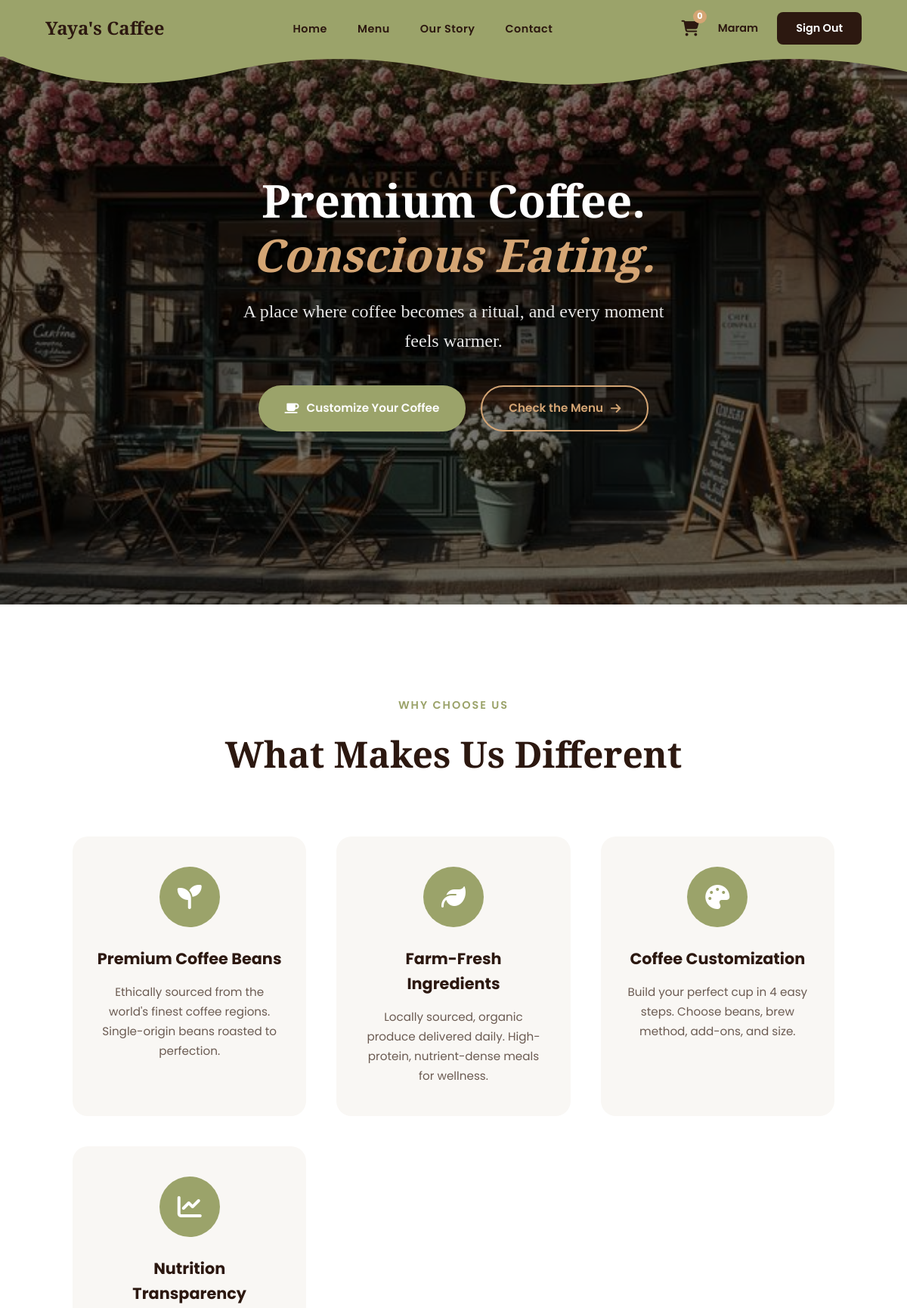
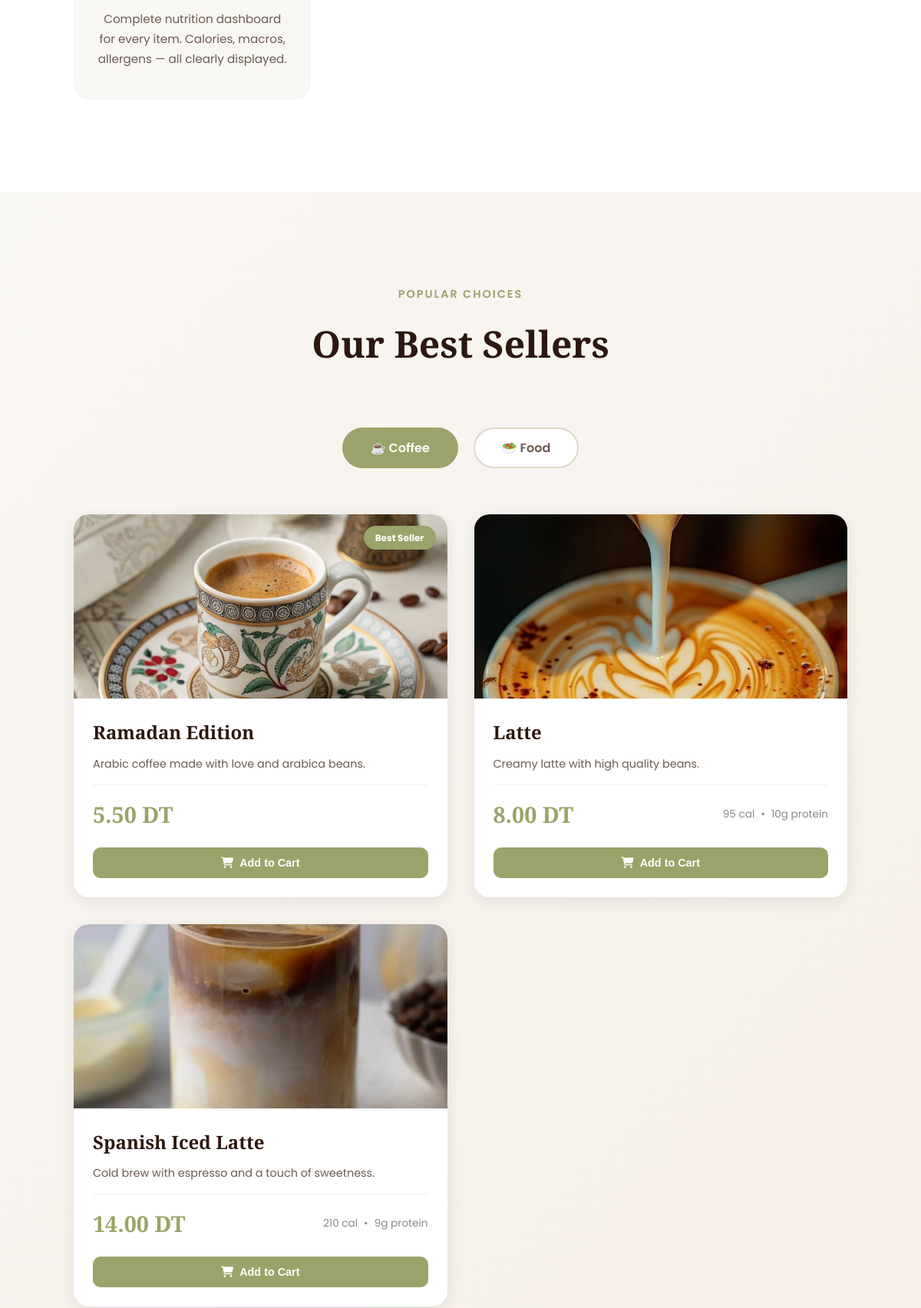
/ (signed in, upper part), run on the app's committed database (2 pictures, top to bottom).
### tables this page shows
CREATE TABLE `menu_items` (
  `id` int(11) NOT NULL,
  `name` varchar(100) NOT NULL,
  `category` enum('coffee','food') NOT NULL,
  `price` decimal(6,2) NOT NULL,
  `description` text DEFAULT NULL,
  `calories` int(11) DEFAULT 0,
  `protein` int(11) DEFAULT 0,
  `is_best_seller` tinyint(1) DEFAULT 0,
  `image_path` varchar(255) DEFAULT NULL,
  `created_at` timestamp NOT NULL DEFAULT current_timestamp()
);

### includes/auth.php (called while the page is built, shortened)
<?php
function isLoggedIn(): bool {
    return isset($_SESSION['user_id']);
}

### index.php (the view, shortened to what this page needs)
<?php
require_once 'includes/db.php';
require_once 'includes/auth.php';
$best_coffees = $pdo->query("SELECT * FROM menu_items WHERE category='coffee' AND is_best_seller=1 ORDER BY name LIMIT 3")->fetchAll();
if(count($best_coffees) < 3) {
    $ids   = array_column($best_coffees, 'id') ?: [0];
    $ph    = implode(',', array_fill(0, count($ids), '?'));
    $extra = $pdo->prepare("SELECT * FROM menu_items WHERE category='coffee' AND id NOT IN($ph) ORDER BY id LIMIT ?");
    $extra->execute([...$ids, 3 - count($best_coffees)]);
    $best_coffees = array_merge($best_coffees, $extra->fetchAll());
}
function sellerCard(array $item, string $cat): string {
    $img     = $item['image_path']
               ? '<img src="'.BASE_URL.htmlspecialchars($item['image_path']).'" alt="'.htmlspecialchars($item['name']).'">'
               : '<div style="width:100%;height:100%;background:#f0ebe4;display:flex;align-items:center;justify-content:center;font-size:3rem;">'.($cat==='coffee'?'☕':'🥗').'</div>';
    $badge   = $item['is_best_seller'] ? '<div class="card-badge">Best Seller</div>' : '';
    $cal     = $item['calories'] > 0 ? '<span>'.$item['calories'].' cal</span><span>•</span>' : '';
    $protein = $item['protein']  > 0 ? '<span>'.$item['protein'].'g protein</span>' : '';
    return '
    <div class="seller-card">
      <div class="card-image">'.$img.$badge.'</div>
      <div class="card-content">
        <h3>'.htmlspecialchars($item['name']).'</h3>
        <p>'.htmlspecialchars($item['description'] ?: ($cat==='coffee'?'Premium coffee crafted with care.':'Fresh and nutritious, made with love.')).'</p>
        <div class="card-meta">
          <span class="card-price">'.number_format($item['price'],2).' DT</span>
          <div class="card-nutrition">'.$cal.$protein.'</div>
        </div>
        <div class="card-actions">
          <button class="btn-buy" onclick="addToCart('.(int)$item['id'].', \''.htmlspecialchars($item['name'],ENT_QUOTES).'\', '.(float)$item['price'].', this)">
            <i class="fas fa-shopping-cart"></i> Add to Cart
          </button>
        </div>
      </div>
    </div>';
}
?>
<!DOCTYPE html>
<html lang="en">
<head>
  <link rel="stylesheet" href="style.css">
  <link rel="stylesheet" href="https://cdnjs.cloudflare.com/ajax/libs/font-awesome/6.4.0/css/all.min.css">
</head>
<body>
  <nav class="navbar" id="navbar">
    <div class="nav-inner">
      <a href="index.php" class="logo">Yaya's Caffee</a>
      <ul class="nav-links">
        <li><a href="index.php">Home</a></li>
        <li><a href="menu.php">Menu</a></li>
        <li><a href="dream.html">Our Story</a></li>
        <li><a href="contact.php">Contact</a></li>
      </ul>
      <div class="nav-right">
        <a href="cart.php" class="cart-icon">
          <i class="fa-solid fa-cart-shopping"></i>
          <span class="cart-count" id="cart-count">0</span>
        </a>
        <?php if(isLoggedIn()): ?>
          <span style="color:#2c1810;font-weight:600;font-size:0.9rem;"> <?= htmlspecialchars($_SESSION['first_name']) ?> </span>
          <a href="<?= BASE_URL ?>api/signout.php" class="btn-signin">Sign Out</a>
        <?php else: ?>
          <a href="signin.html" class="btn-signin">Sign In</a>
        <?php endif; ?>
      </div>
    </div>
    <svg class="navbar-wave" viewBox="0 0 1440 45" xmlns="http://www.w3.org/2000/svg" preserveAspectRatio="none">
      <path d="M0,0 C120,45 240,45 360,22 S600,0 720,22 S960,45 1080,22 S1320,0 1440,22 L1440,0 L0,0 Z" fill="#9ba36a"/>
    </svg>
  </nav>
  <section class="hero">
    <div class="hero-content">
      <h1>Premium Coffee.<br><em>Conscious Eating.</em></h1>
      <p class="hero-subtitle">A place where coffee becomes a ritual, and every moment feels warmer.</p>
      <div class="hero-buttons">
        <a href="customize.html" class="btn-primary"><i class="fas fa-coffee"></i> Customize Your Coffee</a>
        <a href="menu.php" class="btn-secondary">Check the Menu <i class="fas fa-arrow-right"></i></a>
      </div>
    </div>
  </section>
  <section class="value-props">
    <div class="section-header">
      <span class="section-label">Why Choose Us</span>
      <h2>What Makes Us Different</h2>
    </div>
    <div class="props-grid">
      <div class="prop-card"><div class="prop-icon"><i class="fas fa-seedling"></i></div><h3>Premium Coffee Beans</h3><p>Ethically sourced from the world's finest coffee regions. Single-origin beans roasted to perfection.</p></div>
      <div class="prop-card"><div class="prop-icon"><i class="fas fa-leaf"></i></div><h3>Farm-Fresh Ingredients</h3><p>Locally sourced, organic produce delivered daily. High-protein, nutrient-dense meals for wellness.</p></div>
      <div class="prop-card"><div class="prop-icon"><i class="fas fa-palette"></i></div><h3>Coffee Customization</h3><p>Build your perfect cup in 4 easy steps. Choose beans, brew method, add-ons, and size.</p></div>
      <div class="prop-card"><div class="prop-icon"><i class="fas fa-chart-line"></i></div><h3>Nutrition Transparency</h3><p>Complete nutrition dashboard for every item. Calories, macros, allergens — all clearly displayed.</p></div>
    </div>
  </section>
  <section class="best-sellers">
    <div class="section-header">
      <span class="section-label">Popular Choices</span>
      <h2>Our Best Sellers</h2>
    </div>
    <div class="tabs-container">
      <a href="#coffee-tab" class="tab active">☕ Coffee</a>
      <a href="#food-tab"   class="tab">🥗 Food</a>
    </div>
    <div class="tab-content" id="coffee-tab">
      <div class="best-sellers-grid">
        <?php foreach($best_coffees as $item): echo sellerCard($item,'coffee'); endforeach; ?>
      </div>
    </div>
  </section>
</body>
</html>

### data on the page
menu_items: image_path (picture), is_best_seller "Best Seller", name "Ramadan Edition", description "Arabic coffee made with love and arabica beans.", price "5.50"
menu_items: image_path (picture), name "Latte", description "Creamy latte with high quality beans.", price "8.00", calories "95", protein "10"
menu_items: image_path (picture), name "Spanish Iced Latte", description "Cold brew with espresso and a touch of sweetness.", price "14.00", calories "210", protein "9"

### other printed values
$_SESSION['first_name'] "Maram"
